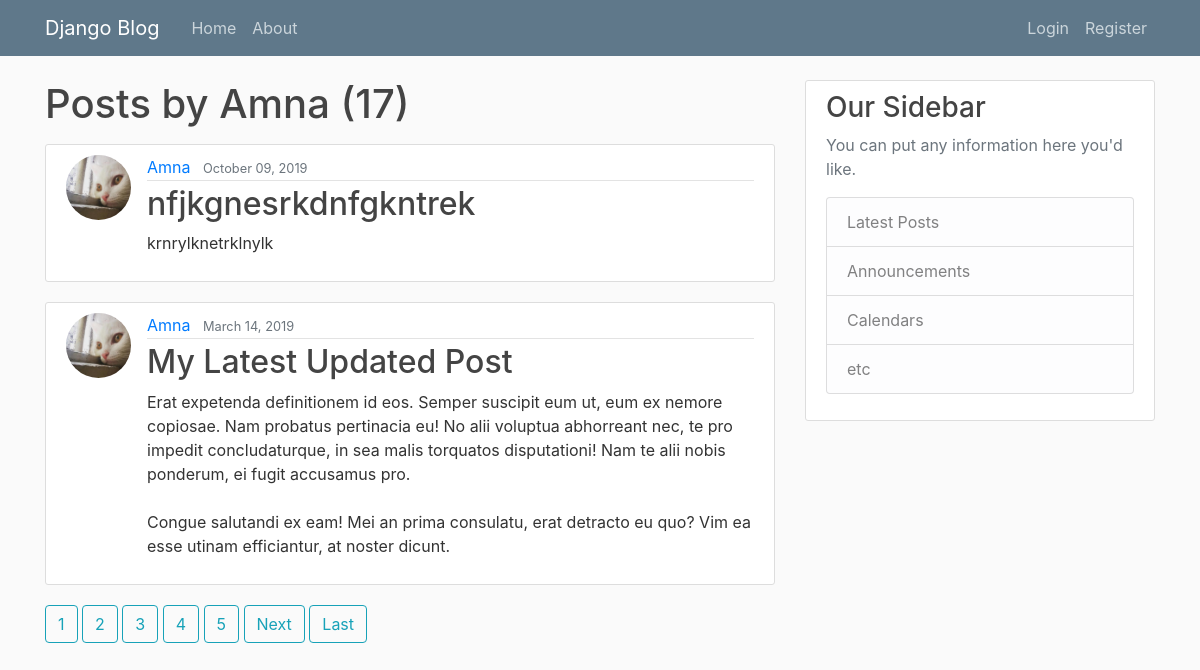
The app's page /blog/user/Amna with its own data.
### blog/models.py (models this page shows, shortened)
class Post(models.Model):
	title=models.CharField(max_length=100)
	content=models.TextField()
	date_posted=models.DateTimeField(default=timezone.now)
	author=models.ForeignKey(User, on_delete=models.CASCADE)

### users/models.py (models this page shows, shortened)
class Profile(models.Model):
	user=models.OneToOneField(User, on_delete=models.CASCADE)
	image=models.ImageField(default='default.jpg', upload_to='profile_pics')

### blog/views.py (the view)
# urls.py: path('user/<str:username>', UserPostListView.as_view(), name='user-posts'),
class UserPostListView(ListView):
	model=Post
	template_name='blog/user_posts.html'
	context_object_name='posts'
	paginate_by= 2
	def get_queryset(self):
		user=get_object_or_404(User, username=self.kwargs.get('username'))
		return Post.objects.filter(author=user).order_by('-date_posted')

### blog/templates/blog/user_posts.html (shortened to what this page needs)
{% extends "blog/base.html" %}
{% block content %}
    <h1 class="mb-3">Posts by {{ view.kwargs.username}} ({{page_obj.paginator.count}})</h1>
	{% for post in posts %}
		<article class="media content-section">
			<img class="rounded-circle article-img" src="{{post.author.profile.image.url}}"></img>
		  <div class="media-body">
		    <div class="article-metadata">
		      <a class="mr-2" href="{% url 'user-posts' post.author.username %}">{{ post.author }}</a>
		      <small class="text-muted">{{ post.date_posted|date:"F d, Y" }}</small>
		    </div>
		    <h2><a class="article-title" href="{% url 'post-detail' post.id %}">{{ post.title }}</a></h2>
		    <p class="article-content">{{ post.content }}</p>
		  </div>
		</article>
	{% endfor %}
    {% if is_paginated %}
		{% for i in page_obj.paginator.page_range %}
		    {% if page_obj.number == i %}
		        <a class="btn btn-outline-info mb-4" href="?page={{i}}">{{i}}</a>
		    {% elif i > page_obj.number|add:'-5' and i < page_obj.number|add:'5' %}
		        <a class="btn btn-outline-info mb-4" href="?page={{i}}">{{ i }}</a>
		    {% endif %}
		{% endfor %}
		{% if page_obj.has_next %}
		    <a class="btn btn-outline-info mb-4" href="?page={{page_obj.next_page_number}}">Next</a>
			<a class="btn btn-outline-info mb-4" href="?page={{page_obj.paginator.num_pages}}">Last</a>
		{% endif %}
	{% endif %}
{% endblock content %}

### blog/static/blog/main.css (style rules this page uses)
body { background: #fafafa; color: #333333; margin-top: 5rem; }
h1, h2, h3, h4, h5, h6 { color: #444444; }
.content-section { background: #ffffff; padding: 10px 20px; border: 1px solid #dddddd; border-radius: 3px; margin-bottom: 20px; }
.article-title { color: #444444; }
.article-content { white-space: pre-line; }
.article-img { height: 65px; width: 65px; margin-right: 16px; }
.article-metadata { padding-bottom: 1px; margin-bottom: 4px; border-bottom: 1px solid #e3e3e3 }

### records on screen
Post: author.profile.image (picture), author "Amna", date_posted "October 09, 2019", title "nfjkgnesrkdnfgkntrek", content "krnrylknetrklnylk"
Post: author.profile.image (picture), author "Amna", date_posted "March 14, 2019", title "My Latest Updated Post", content "Erat expetenda definitionem id eos. Semper suscipit eum ut, eum ex nemore copiosae. Nam probatus pertinacia eu! No alii voluptua abhorreant nec, te pro impedit concludaturque, in sea malis torquatos disputationi! Nam te alii nobis ponderum, ei fugit accusamus pro. Congue salutandi ex eam! Mei an prima consulatu, erat detracto eu quo? Vim ea esse utinam efficiantur, at noster dicunt."

### other values on screen
{{ view.kwargs.username }} "Amna"
{{ page_obj.paginator.count }} "17"
{{ i }} "1"
{{ i }} "2" "3" "4" "5"
